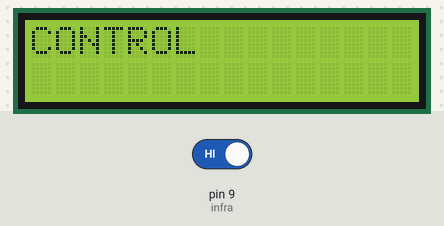
Bench run of a sketch on a simulated Arduino Uno, built with avr-gcc and run on an emulated ATmega328P. Shown: 16×2 character LCD. Inputs (shaded band) come from the test bench; at power-on: pin 9 (infra) HIGH.

Above: at 3.2 s.
3.3 s: pin 9 (infra) driven LOW
At 3.4 s:
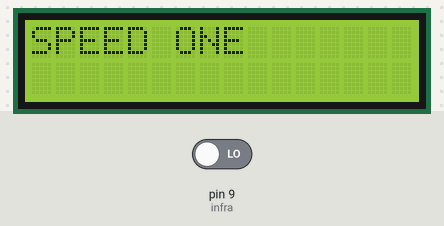
At 3.81 s:
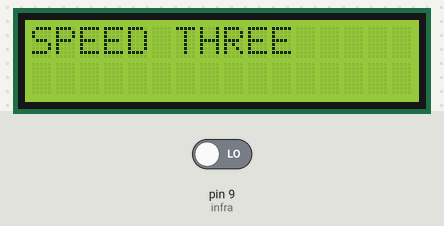
5.4 s: pin 9 (infra) driven HIGH
Timing chart, 0 to 8.4 s (numbered marks = the images above; inputs shaded):
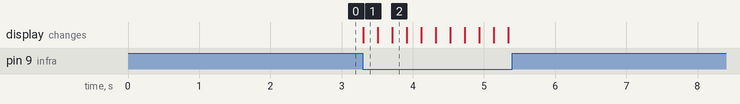

The sketch:

remote_control_sep05a.ino
```cpp
#include <LiquidCrystal.h>
int r1 = 2;
int r2 = 3;
int r3 = 4;
int infra = 9;
int counter = 1;
LiquidCrystal lcd(A5, A4, A3, A2, A1, A0);
void setup() {
  Serial.begin(9600);
  pinMode(infra, INPUT);
  pinMode(r1, OUTPUT);
  pinMode(r2, OUTPUT);
  pinMode(r3, OUTPUT);
  digitalWrite(r1, LOW);
    digitalWrite(r2, LOW);
    digitalWrite(r3, LOW);
  lcd.begin(16, 2);
  lcd.print("CONTROL");
  delay(2000);
}

void loop() {
  if(digitalRead(infra) == LOW){
    lcd.setCursor(0,1);
      process();


  }


}

void process(){
  if(counter == 1){
    lcd.clear();
    digitalWrite(r1, HIGH);
    digitalWrite(r2, LOW);
    digitalWrite(r3, LOW);
    lcd.print("SPEED ONE");
    counter ++;
    delay(200);
  }

  else if(counter == 2){
    lcd.clear();
    digitalWrite(r1, LOW);
    digitalWrite(r2, HIGH);
    digitalWrite(r3, LOW);
    lcd.setCursor(0,0);
    lcd.print("SPEED TWO");
    counter ++;
    delay(200);
  }

  else if(counter == 3){
    lcd.clear();
    digitalWrite(r1, LOW);
    digitalWrite(r2, LOW);
    digitalWrite(r3, HIGH);
    lcd.setCursor(0,0);
    lcd.print("SPEED THREE");
    counter ++;
    delay(200);
  }

  else if(counter == 4){
    lcd.clear();
    digitalWrite(r1, LOW);
    digitalWrite(r2, LOW);
    digitalWrite(r3, LOW);
    lcd.print("FAN OFF");
    counter = 1;
    delay(200);
  }
}
```

Measured:
- after the input at 3.3 s, the display: changes at once (image 1)
- after the input at 5.4 s, every drawn part: stays the same
